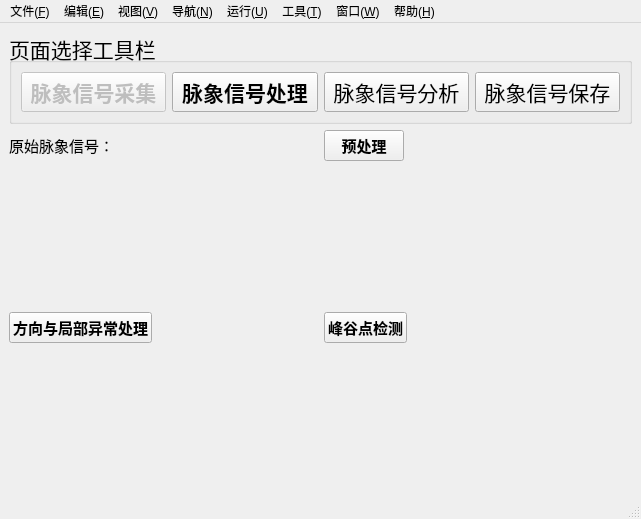
<?xml version="1.0" encoding="UTF-8"?>
<ui version="4.0">
 <class>mainWindow</class>
 <widget class="QMainWindow" name="mainWindow">
  <property name="geometry">
   <rect>
    <x>0</x>
    <y>0</y>
    <width>641</width>
    <height>519</height>
   </rect>
  </property>
  <property name="windowTitle">
   <string>可穿戴脉诊仪上位机软件系统</string>
  </property>
  <widget class="QWidget" name="centralwidget">
   <layout class="QGridLayout" name="gridLayout">
    <item row="0" column="0" colspan="2">
     <widget class="QGroupBox" name="groupBox">
      <property name="sizePolicy">
       <sizepolicy hsizetype="Preferred" vsizetype="Fixed">
        <horstretch>0</horstretch>
        <verstretch>0</verstretch>
       </sizepolicy>
      </property>
      <property name="font">
       <font>
        <pointsize>16</pointsize>
        <weight>50</weight>
        <bold>false</bold>
       </font>
      </property>
      <property name="title">
       <string>页面选择工具栏</string>
      </property>
      <layout class="QHBoxLayout" name="horizontalLayout">
       <item>
        <widget class="QPushButton" name="pushButton">
         <property name="enabled">
          <bool>false</bool>
         </property>
         <property name="sizePolicy">
          <sizepolicy hsizetype="Minimum" vsizetype="Fixed">
           <horstretch>0</horstretch>
           <verstretch>0</verstretch>
          </sizepolicy>
         </property>
         <property name="minimumSize">
          <size>
           <width>0</width>
           <height>30</height>
          </size>
         </property>
         <property name="font">
          <font>
           <pointsize>16</pointsize>
           <weight>75</weight>
           <bold>true</bold>
          </font>
         </property>
         <property name="text">
          <string>脉象信号采集</string>
         </property>
        </widget>
       </item>
       <item>
        <widget class="QPushButton" name="pushButton_2">
         <property name="minimumSize">
          <size>
           <width>0</width>
           <height>30</height>
          </size>
         </property>
         <property name="font">
          <font>
           <weight>75</weight>
           <bold>true</bold>
          </font>
         </property>
         <property name="text">
          <string>脉象信号处理</string>
         </property>
        </widget>
       </item>
       <item>
        <widget class="QPushButton" name="pushButton_3">
         <property name="sizePolicy">
          <sizepolicy hsizetype="Preferred" vsizetype="Fixed">
           <horstretch>0</horstretch>
           <verstretch>0</verstretch>
          </sizepolicy>
         </property>
         <property name="minimumSize">
          <size>
           <width>0</width>
           <height>30</height>
          </size>
         </property>
         <property name="text">
          <string>脉象信号分析</string>
         </property>
        </widget>
       </item>
       <item>
        <widget class="QPushButton" name="pushButton_4">
         <property name="sizePolicy">
          <sizepolicy hsizetype="Minimum" vsizetype="Fixed">
           <horstretch>0</horstretch>
           <verstretch>0</verstretch>
          </sizepolicy>
         </property>
         <property name="minimumSize">
          <size>
           <width>0</width>
           <height>30</height>
          </size>
         </property>
         <property name="text">
          <string>脉象信号保存</string>
         </property>
        </widget>
       </item>
      </layout>
     </widget>
    </item>
    <item row="1" column="0">
     <widget class="QLabel" name="label">
      <property name="font">
       <font>
        <pointsize>11</pointsize>
       </font>
      </property>
      <property name="text">
       <string>原始脉象信号：</string>
      </property>
     </widget>
    </item>
    <item row="1" column="1">
     <widget class="QPushButton" name="pushButton_5">
      <property name="sizePolicy">
       <sizepolicy hsizetype="Fixed" vsizetype="Fixed">
        <horstretch>0</horstretch>
        <verstretch>0</verstretch>
       </sizepolicy>
      </property>
      <property name="font">
       <font>
        <pointsize>11</pointsize>
        <weight>75</weight>
        <bold>true</bold>
       </font>
      </property>
      <property name="text">
       <string>预处理</string>
      </property>
     </widget>
    </item>
    <item row="2" column="0">
     <widget class="plotWidget" name="showWidget" native="true">
      <property name="sizePolicy">
       <sizepolicy hsizetype="Expanding" vsizetype="Expanding">
        <horstretch>0</horstretch>
        <verstretch>0</verstretch>
       </sizepolicy>
      </property>
     </widget>
    </item>
    <item row="2" column="1">
     <widget class="plotWidget2" name="widget" native="true">
      <property name="sizePolicy">
       <sizepolicy hsizetype="Expanding" vsizetype="Expanding">
        <horstretch>0</horstretch>
        <verstretch>0</verstretch>
       </sizepolicy>
      </property>
     </widget>
    </item>
    <item row="3" column="0">
     <widget class="QPushButton" name="pushButton_6">
      <property name="sizePolicy">
       <sizepolicy hsizetype="Fixed" vsizetype="Fixed">
        <horstretch>0</horstretch>
        <verstretch>0</verstretch>
       </sizepolicy>
      </property>
      <property name="font">
       <font>
        <pointsize>11</pointsize>
        <weight>75</weight>
        <bold>true</bold>
       </font>
      </property>
      <property name="text">
       <string>方向与局部异常处理</string>
      </property>
     </widget>
    </item>
    <item row="3" column="1">
     <widget class="QPushButton" name="pushButton_7">
      <property name="sizePolicy">
       <sizepolicy hsizetype="Fixed" vsizetype="Fixed">
        <horstretch>0</horstretch>
        <verstretch>0</verstretch>
       </sizepolicy>
      </property>
      <property name="font">
       <font>
        <pointsize>11</pointsize>
        <weight>75</weight>
        <bold>true</bold>
       </font>
      </property>
      <property name="text">
       <string>峰谷点检测</string>
      </property>
     </widget>
    </item>
    <item row="4" column="0">
     <widget class="plotWidget3" name="widget_2" native="true">
      <property name="sizePolicy">
       <sizepolicy hsizetype="Expanding" vsizetype="Expanding">
        <horstretch>0</horstretch>
        <verstretch>0</verstretch>
       </sizepolicy>
      </property>
     </widget>
    </item>
    <item row="4" column="1">
     <widget class="plotWidget4" name="widget_3" native="true">
      <property name="sizePolicy">
       <sizepolicy hsizetype="Expanding" vsizetype="Expanding">
        <horstretch>0</horstretch>
        <verstretch>0</verstretch>
       </sizepolicy>
      </property>
     </widget>
    </item>
   </layout>
  </widget>
  <widget class="QMenuBar" name="menubar">
   <property name="geometry">
    <rect>
     <x>0</x>
     <y>0</y>
     <width>641</width>
     <height>22</height>
    </rect>
   </property>
   <widget class="QMenu" name="menu_F">
    <property name="title">
     <string>文件(&amp;F)</string>
    </property>
   </widget>
   <widget class="QMenu" name="menu_E">
    <property name="title">
     <string>编辑(&amp;E)</string>
    </property>
   </widget>
   <widget class="QMenu" name="menu_V">
    <property name="title">
     <string>视图(&amp;V)</string>
    </property>
   </widget>
   <widget class="QMenu" name="menu_N">
    <property name="title">
     <string>导航(&amp;N)</string>
    </property>
   </widget>
   <widget class="QMenu" name="menu_U">
    <property name="title">
     <string>运行(&amp;U)</string>
    </property>
   </widget>
   <widget class="QMenu" name="menu_T">
    <property name="title">
     <string>工具(&amp;T)</string>
    </property>
   </widget>
   <widget class="QMenu" name="menu_W">
    <property name="title">
     <string>窗口(&amp;W)</string>
    </property>
   </widget>
   <widget class="QMenu" name="menu_H">
    <property name="title">
     <string>帮助(&amp;H)</string>
    </property>
   </widget>
   <addaction name="menu_F"/>
   <addaction name="menu_E"/>
   <addaction name="menu_V"/>
   <addaction name="menu_N"/>
   <addaction name="menu_U"/>
   <addaction name="menu_T"/>
   <addaction name="menu_W"/>
   <addaction name="menu_H"/>
  </widget>
  <widget class="QStatusBar" name="statusbar"/>
 </widget>
 <customwidgets>
  <customwidget>
   <class>plotWidget</class>
   <extends>QWidget</extends>
   <header>plotwidget.h</header>
   <container>1</container>
  </customwidget>
  <customwidget>
   <class>plotWidget2</class>
   <extends>QWidget</extends>
   <header>plotwidget2.h</header>
   <container>1</container>
  </customwidget>
  <customwidget>
   <class>plotWidget3</class>
   <extends>QWidget</extends>
   <header>plotwidget3.h</header>
   <container>1</container>
  </customwidget>
  <customwidget>
   <class>plotWidget4</class>
   <extends>QWidget</extends>
   <header>plotwidget4.h</header>
   <container>1</container>
  </customwidget>
 </customwidgets>
 <resources/>
 <connections/>
</ui>
